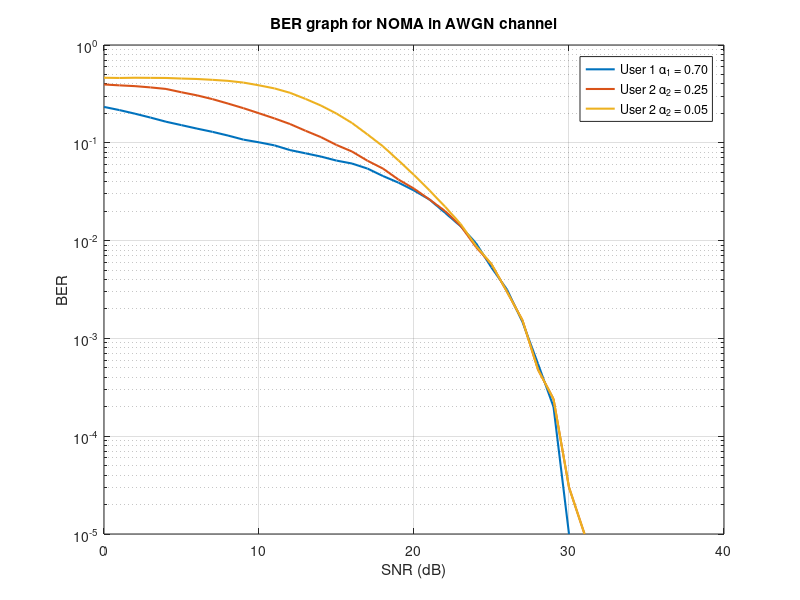

Source code (MATLAB):
clc; clear variables;

N = 10^5;               %Number of monte carlo simulations
SNR = 0:40;             %SNR range in dB
snr = db2pow(SNR);      %SNR range in linear scale

%Generate random data bits for transmission
x1 = randi([0 1],1,N);  %Data bits of user 1
x2 = randi([0 1],1,N);  %Data bits of user 2
x3 = randi([0 1],1,N);  %Data bits of user 2

%Do BPSK modulation of data
xmod1 = 2*x1 - 1;
xmod2 = 2*x2 - 1;
xmod3 = 2*x3 - 1;

%Set power weights for users
a1 = 0.70; a2 = 0.25; a3=0.05;

%Do superposition coding
x = sqrt(a1)*xmod1 + sqrt(a2)*xmod2 + sqrt(a3)*xmod3;
ber1=zeros([1 length(SNR)]);
ber2=zeros([1 length(SNR)]);
ber3=zeros([1 length(SNR)]);
%Add AWGN to x (Transmit x through an AWGN channel)
for u = 1:length(snr)
    y1 = awgn(x,SNR(u),'measured');  %Received signal at user 1 corrupted by AWGN
    y2 = awgn(x,SNR(u),'measured'); %Received signal at user 2 corrupted by AWGN
    y3 = awgn(x,SNR(u),'measured'); %Received signal at user 2 corrupted by AWGN
    
    %AT USER 1
    %Direct decoding of x from y1
    x1_hat = ones(1,N); %just a buffer 
    x1_hat(y1 < 0) = 0; 
    
    %AT USER 2
    %Direct decoding of x from y2
    x11_est = ones(1,N); %just a buffer 
    x11_est(y2 < 0) = 0; %Estimate user 1's signal first
    x11_est(x11_est == 0) = -1; %Remodulate user 1's signal
    %Subtract remodulated x11_est component from y2
    rem = y2 - sqrt(a1)*x11_est;
    
    %Decode x2 from rem
    x2_hat = zeros(1,N);
    x2_hat(rem>0) = 1;
    
    %AT USER 3
    %Direct decoding of x from y2
    x21_est = ones(1,N); %just a buffer 
    x21_est(y2 < 0) = 0; %Estimate user 1's signal first
    x21_est(x21_est == 0) = -1; %Remodulate user 1's signal
    %Subtract remodulated x11_est component from y2
    rem2 = y2 - sqrt(a1)*x21_est;
    x31_est = ones(1,N); %just a buffer
    x31_est(rem2 < 0) = 0; %Estimate user 1's signal first
    x31_est(x31_est == 0) = -1; %Remodulate user 1's signal
    rem3 = rem2 - sqrt(a2)*x31_est;
    %Decode x2 from rem
    x3_hat = zeros(1,N);
    x3_hat(rem3>0) = 1;
    %Estimate BER
    ber1(u) = biterr(x1,x1_hat)/N;
    ber2(u) = biterr(x2,x2_hat)/N;
    ber3(u) = biterr(x3,x3_hat)/N;

end
figure(1)
%plot BER curves
semilogy(SNR, ber1, 'linewidth', 1.5); hold on;
semilogy(SNR, ber2, 'linewidth', 1.5); grid on;
semilogy(SNR, ber3, 'linewidth', 1.5); grid on;
legend('User 1 \alpha_1 = 0.70','User 2 \alpha_2 = 0.25','User 2 \alpha_2 = 0.05');
xlabel('SNR (dB)');
ylabel('BER');
title('BER graph for NOMA in AWGN channel');







